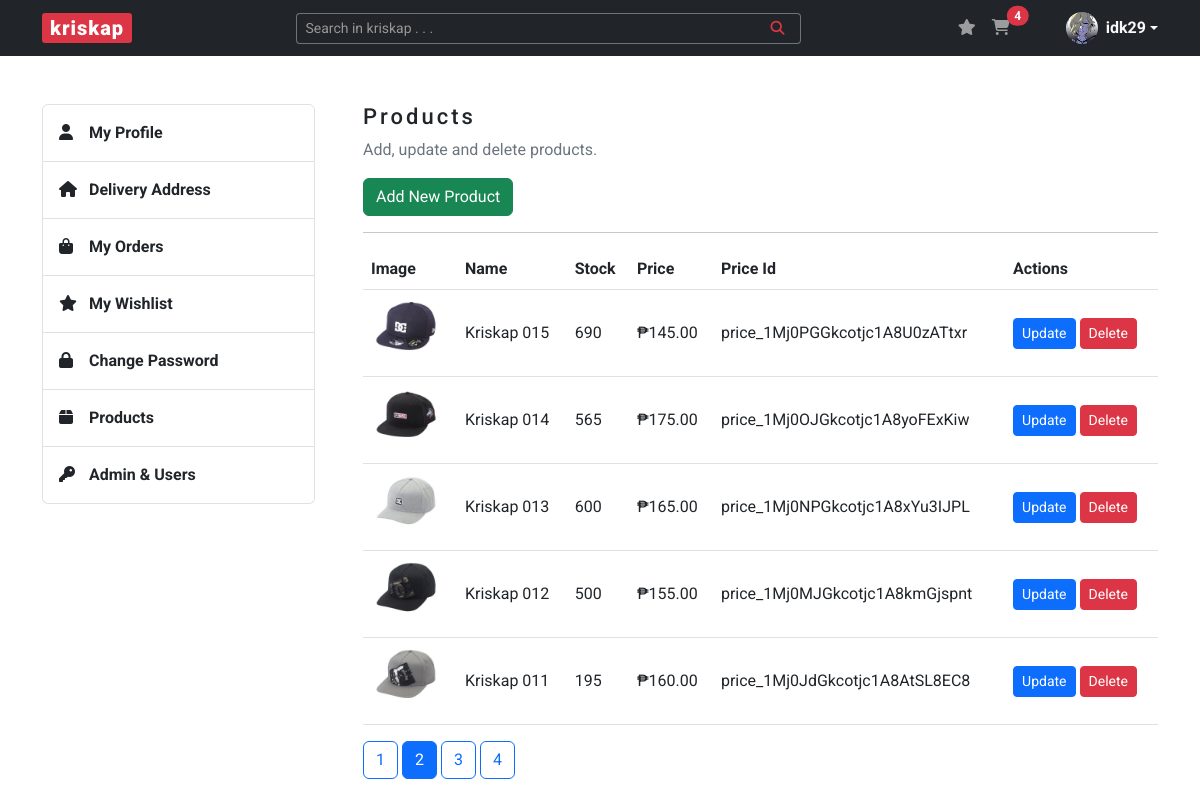
Page /product?page=2 (signed in) on the committed database.
### kriskap/models.py (models this page shows, shortened)
class User(db.Model, UserMixin):
    __tablename__ = "users"
    id = db.Column(db.Integer, primary_key=True)
    user_type = db.Column(db.String(20), nullable=False)
    username = db.Column(db.String(20), unique=True, nullable=False)
    name = db.Column(db.String(100), nullable=False)
    email = db.Column(db.String(100), unique=True, nullable=False)
    image_file = db.Column(db.String(250), nullable=False, default="default.png")
    password = db.Column(db.String(100), nullable=False)
    carts = relationship("Cart", back_populates="buyer")
    wishlists = relationship("Wishlist", back_populates="wisher")
    addresses = relationship("Address", back_populates="buyer")
    orders = relationship("Order", back_populates="buyer")

class Product(db.Model):
    __tablename__ = "products"
    id = db.Column(db.Integer, primary_key=True)
    stripe_price = db.Column(db.String(60), unique=True, nullable=False)
    name = db.Column(db.String(60), unique=True, nullable=False)
    stock = db.Column(db.Integer, nullable=False)
    price = db.Column(db.Integer, nullable=False)
    image_file = db.Column(db.String(250), nullable=False)
    carts = relationship("Cart", back_populates="parent_product")
    wishlists = relationship("Wishlist", back_populates="parent_product")
    orders = relationship("Order", back_populates="parent_product")

### kriskap/products/routes.py (the view)
@products.route("/product")
@login_required
@admin_only
def product():
    page = request.args.get("page", 1, type=int)
    products = Product.query.order_by(desc("id")).paginate(page=page, per_page=5)
    return render_template("product.html", title="Products", products=products)

### kriskap/models.py (called while the page is built)
@login_manager.user_loader
def load_user(user_id):
    return User.query.get(int(user_id))

### kriskap/users/utils.py (called while the page is built)
def admin_only(f):
    @wraps(f)
    def decorated_function(*args, **kwargs):
        if current_user.user_type != "admin":
            return abort(403)
        return f(*args, **kwargs)
    return decorated_function

### kriskap/templates/product.html (shortened to what this page needs)
{% extends "base.html" %} {% block content %}
<section id="section-product" class="content-section mb-5">
  <div class="row justify-content-between">
    {% include "aside.html" %}
    <div class="col-lg-9 ps-lg-5">
      <h3>Products</h3>
      <p class="text-secondary">Add, update and delete products.</p>
      <a href="{{ url_for('products.new_product') }}" class="btn btn-success"
        >Add New Product</a
      >
      <hr />
      <table class="table">
        <thead>
          <tr>
            <th scope="col">Image</th>
            <th scope="col">Name</th>
            <th scope="col">Stock</th>
            <th scope="col">Price</th>
            <th class="product-id" scope="col">Price Id</th>
            <th scope="col">Actions</th>
          </tr>
        </thead>
        <tbody>
          {% for product in products.items %}
          <tr class="align-middle">
            <td>
              <img
                width="70px"
                src="{{ url_for('static', filename='img/product_pics/' + product.image_file) }}"
                alt="Image Preview"
                class="image_view"
              />
            </td>
            <td>{{ product.name }}</td>
            <td>{{ product.stock }}</td>
            <td>{{ "₱{:,.2f}".format(product.price) }}</td>
            <td class="product-id">{{ product.stripe_price }}</td>
            <td>
              <a
                href="{{ url_for('products.update_product', product_id=product.id) }}"
                class="btn btn-primary btn-sm"
                >Update</a
              >
              <a
                href="#deleteModal{{ product.id }}"
                class="btn btn-danger btn-sm"
                data-bs-toggle="modal"
                >Delete</a
              >
            </td>
          </tr>
          {% endfor %}
        </tbody>
      </table>
      {% for page_num in products.iter_pages(left_edge=1, right_edge=1,
      left_current=1, right_current=2) %} {% if page_num %} {% if products.page
      == page_num %}
      <a
        class="btn btn-primary mb-4"
        href="{{ url_for('products.product', page = page_num) }}"
        >{{ page_num }}</a
      >
      {% else %}
      <a
        class="btn btn-outline-primary mb-4"
        href="{{ url_for('products.product', page = page_num) }}"
        >{{ page_num }}</a
      >
      {% endif %} {% else %} ... {% endif %} {% endfor %}
    </div>
  </div>
</section>
{% endblock %}

### kriskap/templates/base.html (shortened to what this page needs)
<!DOCTYPE html>
<html lang="en">
<head>
    <link rel="stylesheet" href="https://cdn.jsdelivr.net/npm/bootstrap@5.3.0-alpha1/dist/css/bootstrap.min.css">
    <link rel="stylesheet" href="{{ url_for('static', filename='css/styles.css') }}">
</head>
<body>
    <header>
        <nav class="navbar navbar-expand-lg navbar-dark bg-dark">
            <div class="container">
                <a class="navbar-brand px-2 py-0" href="{{ url_for('main.home') }}">kriskap</a>
                <div class="collapse navbar-collapse" id="navbarSupportedContent">
                    <form method="POST" action="{{ url_for('products.search_product') }}" class="d-flex ms-auto form-search w-50" role="search">
                        <div class="input-group input-group-sm">
                            <input name="search-product" type="text" class="form-control text-bg-dark border-secondary border-end-0" placeholder="Search in kriskap . . ." aria-label="Search in kriskap . . ." aria-describedby="button-addon">
                            <button class="btn btn-outline-danger border-start-0 border-secondary" type="submit" id="button-addon"><i class="fa-solid fa-magnifying-glass px-2"></i></button>
                        </div>
                    </form>
                    <ul class="navbar-nav ms-auto mb-2 mb-lg-0 notification-cart">
                        <li class="nav-item">
                            <a href="{{ url_for('wishlists.wishlist') }}" class="nav-link d-inline-block">
                                <i class="fa-solid fa-star"></i>
                            </a>
                        </li>
                        <li class="nav-item me-5">
                            <a href="{{ url_for('carts.cart') }}" class="nav-link position-relative d-inline-block">
                                <i class="fa-solid fa-cart-shopping"></i>
                                {% if current_user.is_authenticated %}
                                    <span id="cartTotal" class="position-absolute start-100 translate-middle badge rounded-pill bg-danger">
                                        {% set items = [] %}
                                        {{ items | sum }}
                                    </span>
                                {% endif %}
                            </a>
                        </li>
                        {% if current_user.is_authenticated %}
                        <li class="dropdown d-flex align-items-center">
                            <a href="#" class="d-flex align-items-center text-light text-decoration-none dropdown-toggle" data-bs-toggle="dropdown" aria-expanded="false">
                                <img src="{{ url_for('static', filename='img/profile_pics/' + current_user.image_file) }}" alt="" width="32" height="32" class="rounded-circle me-2">
                                <strong>{{ current_user.username }}</strong>
                            </a>
                        </li>
                        {% endif %}
                    </ul>
                </div>
            </div>
        </nav>
    </header>
    <main class="container mt-5">
        {% block content %} {% endblock %}
    </main>
</body>
</html>

### kriskap/static/css/styles.css (style rules this page uses)
body { font-family: "Roboto", sans-serif; color: #212529; }
h3, legend { font-size: 1.375rem; font-weight: 500; line-height: 1.65rem; letter-spacing: 3px; }
a { color: #212529; text-decoration: none; }
.navbar-brand { background-color: #dc3545; border-radius: 3px; font-weight: 900; letter-spacing: 1px; }
.form-control::placeholder { color: #979797; opacity: 1; }

### rows in the picture
User: image_file (picture), username "idk29"
Product: image_file (picture), name "Kriskap 015", stock "690", price "₱145.00", stripe_price "price_1Mj0PGGkcotjc1A8U0zATtxr"
Product: image_file (picture), name "Kriskap 014", stock "565", price "₱175.00", stripe_price "price_1Mj0OJGkcotjc1A8yoFExKiw"
Product: image_file (picture), name "Kriskap 013", stock "600", price "₱165.00", stripe_price "price_1Mj0NPGkcotjc1A8xYu3IJPL"
Product: image_file (picture), name "Kriskap 012", stock "500", price "₱155.00", stripe_price "price_1Mj0MJGkcotjc1A8kmGjspnt"
Product: image_file (picture), name "Kriskap 011", stock "195", price "₱160.00", stripe_price "price_1Mj0JdGkcotjc1A8AtSL8EC8"

### other values in the picture
{{ items | sum }} "4"
{{ page_num }} "1" "3" "4"
{{ page_num }} "2"
